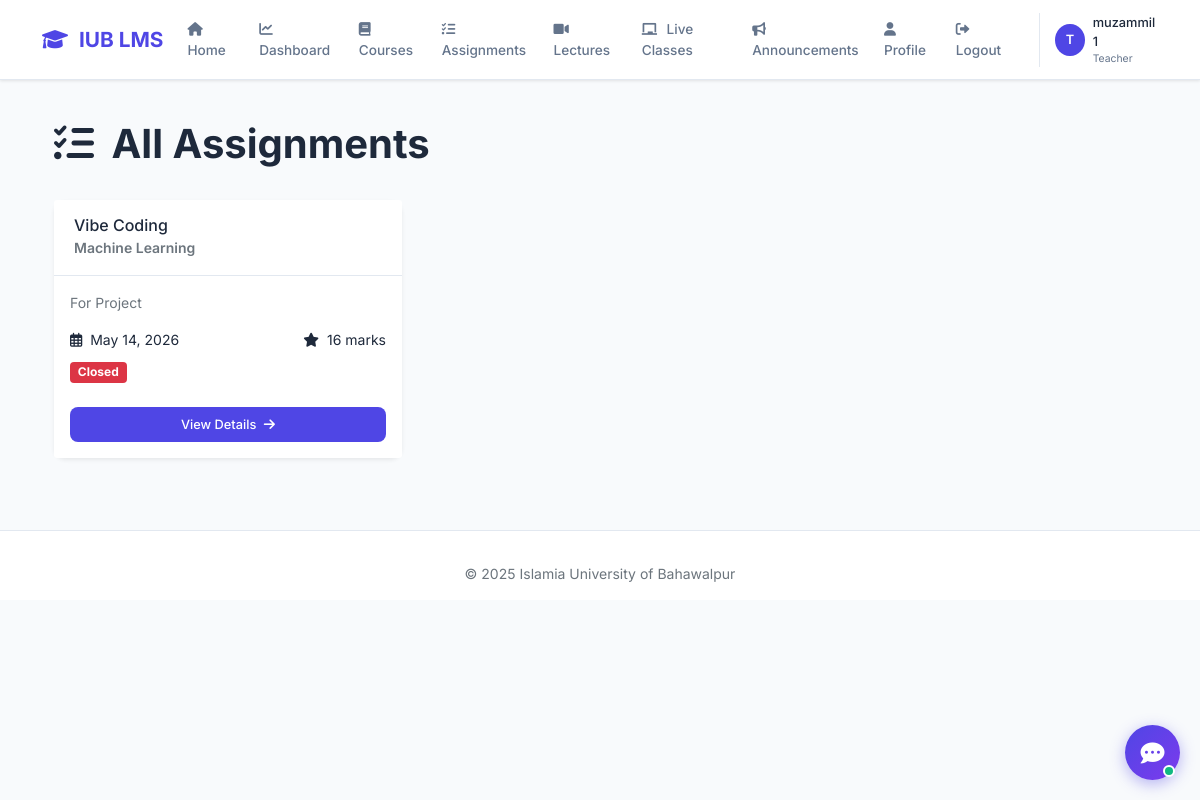
The page /assignments/ (signed in) on the database its author committed.
### accounts/models.py (models this page shows, shortened)
class CustomUser(AbstractUser):
    ROLE_CHOICES = (
        ('admin', 'Admin'),
        ('teacher', 'Teacher'),
        ('student', 'Student'),
    )
    role = models.CharField(max_length=10, choices=ROLE_CHOICES, default='student')
    phone = models.CharField(max_length=15, blank=True)
    profile_pic = models.ImageField(upload_to='profile_pics/', blank=True, null=True)
    bio = models.TextField(max_length=500, blank=True)

### assignments/models.py (models this page shows, shortened)
class Assignment(models.Model):
    course = models.ForeignKey(Course, on_delete=models.CASCADE, related_name='assignments')
    title = models.CharField(max_length=200)
    description = models.TextField()
    deadline = models.DateTimeField()
    max_marks = models.IntegerField(default=100)
    created_by = models.ForeignKey(settings.AUTH_USER_MODEL, on_delete=models.CASCADE)
    attachment = models.FileField(upload_to='assignment_attachments/', blank=True, null=True)
    created_at = models.DateTimeField(auto_now_add=True)
    updated_at = models.DateTimeField(auto_now=True)
    def is_deadline_passed(self):
        from django.utils import timezone
        return timezone.now() > self.deadline

### courses/models.py (models this page shows, shortened)
class Course(models.Model):
    course_id = models.CharField(max_length=20, unique=True)
    course_code = models.CharField(max_length=10)
    title = models.CharField(max_length=200)
    description = models.TextField()
    teacher = models.ForeignKey(settings.AUTH_USER_MODEL, on_delete=models.SET_NULL, null=True, limit_choices_to={'role': 'teacher'})
    students = models.ManyToManyField(settings.AUTH_USER_MODEL, related_name='enrolled_courses', blank=True, limit_choices_to={'role': 'student'})
    created_at = models.DateTimeField(auto_now_add=True)
    updated_at = models.DateTimeField(auto_now=True)
    is_active = models.BooleanField(default=True)

### assignments/views.py (the view)
# urls.py: path('', views.assignment_list, name='assignment_list'),
@login_required
def assignment_list(request):
    if request.user.role == 'admin':
        assignments = Assignment.objects.all()
    elif request.user.role == 'teacher':
        assignments = Assignment.objects.filter(course__teacher=request.user)
    else:
        assignments = Assignment.objects.filter(course__in=request.user.enrolled_courses.all())
    return render(request, 'assignments/assignment_list.html', {'assignments': assignments})

### templates/assignments/assignment_list.html (shortened to what this page needs)
{% extends 'base.html' %}
{% load static %}
{% block content %}
<div class="container py-4">
    <div class="d-flex justify-content-between align-items-center mb-4">
        <h1 class="fw-bold">
            <i class="fas fa-tasks me-2" style="color: var(--accent);"></i> All Assignments
        </h1>
    </div>
    <div class="row g-4">
        {% for assignment in assignments %}
        <div class="col-md-4">
            <div class="card h-100 border-0 shadow-sm">
                <div class="card-header bg-white">
                    <div class="d-flex justify-content-between align-items-start">
                        <h6 class="mb-0">{{ assignment.title|truncatechars:40 }}</h6>
                    </div>
                    <small class="text-muted">{{ assignment.course.title }}</small>
                </div>
                <div class="card-body">
                    <p class="small text-muted">{{ assignment.description|truncatewords:20 }}</p>
                    <div class="d-flex justify-content-between mb-2">
                        <small><i class="far fa-calendar-alt me-1"></i> {{ assignment.deadline|date:"M d, Y" }}</small>
                        <small><i class="fas fa-star me-1"></i> {{ assignment.max_marks }} marks</small>
                    </div>
                    {% if assignment.is_deadline_passed %}
                    <span class="badge bg-danger">Closed</span>
                    {% else %}
                    <span class="badge bg-success">Open</span>
                    {% endif %}
                </div>
                <div class="card-footer bg-white border-0 pb-3">
                    <a href="{% url 'assignment_detail' assignment.id %}" class="btn btn-primary w-100">
                        View Details <i class="fas fa-arrow-right ms-1"></i>
                    </a>
                </div>
            </div>
        </div>
        {% endfor %}
    </div>
</div>
{% endblock %}

### templates/base.html (shortened to what this page needs)
<!DOCTYPE html>
<html lang="en">
<head>
    <link href="https://cdn.jsdelivr.net/npm/bootstrap@5.1.3/dist/css/bootstrap.min.css" rel="stylesheet">
    <link rel="stylesheet" href="https://cdnjs.cloudflare.com/ajax/libs/font-awesome/6.0.0/css/all.min.css">
</head>
<body>
    {% if user.is_authenticated %}
    <nav class="navbar navbar-expand-lg">
        <div class="container">
            <a class="navbar-brand" href="{% url 'dashboard' %}">
                <i class="fas fa-graduation-cap"></i> IUB LMS
            </a>
            <div class="collapse navbar-collapse" id="navbarNav">
                <ul class="navbar-nav ms-auto">
                    <li class="nav-item"><a class="nav-link" href="{% url 'home' %}"><i class="fas fa-home"></i> Home</a></li>
                    <li class="nav-item"><a class="nav-link" href="{% url 'dashboard' %}"><i class="fas fa-chart-line"></i> Dashboard</a></li>
                    <li class="nav-item"><a class="nav-link" href="{% url 'course_list' %}"><i class="fas fa-book"></i> Courses</a></li>
                    <li class="nav-item"><a class="nav-link" href="{% url 'assignment_list' %}"><i class="fas fa-tasks"></i> Assignments</a></li>
                    <li class="nav-item"><a class="nav-link" href="{% url 'lecture_list_all' %}"><i class="fas fa-video"></i> Lectures</a></li>
                    <li class="nav-item"><a class="nav-link" href="{% url 'live_class_list_all' %}"><i class="fas fa-chalkboard"></i> Live Classes</a></li>
                    <li class="nav-item"><a class="nav-link" href="{% url 'announcements' %}"><i class="fas fa-bullhorn"></i> Announcements</a></li>
                    <li class="nav-item"><a class="nav-link" href="{% url 'profile' %}"><i class="fas fa-user"></i> Profile</a></li>
                    <li class="nav-item"><a class="nav-link" href="{% url 'logout' %}"><i class="fas fa-sign-out-alt"></i> Logout</a></li>
                </ul>
                <div class="user-menu">
                    <div class="user-avatar">{{ user.username|first|upper }}</div>
                    <div>
                        <div class="user-name">{{ user.get_full_name|default:user.username }}</div>
                        <div class="user-role">{{ user.get_role_display }}</div>
                    </div>
                </div>
            </div>
        </div>
    </nav>
    {% endif %}
    <main class="container fade-in mt-3">
        {% block content %}
        {% endblock %}
    </main>
    <footer class="footer">
        <div class="container text-center">
            <p class="small text-muted mb-0">&copy; 2025 Islamia University of Bahawalpur</p>
        </div>
    </footer>
</body>
</html>

### templates/base.html (style rules this page uses)
:root { --primary: #4f46e5; --bg-light: #f8fafc; --text-dark: #1e293b; --text-muted: #64748b; --border: #e2e8f0; --shadow: 0 1px 3px rgba(0,0,0,0.1); }
* { margin: 0; padding: 0; box-sizing: border-box; }
body { font-family: 'Inter', sans-serif; background: var(--bg-light); color: var(--text-dark); }
.navbar { background: white; padding: 0.7rem 0; box-shadow: var(--shadow); border-bottom: 1px solid var(--border); }
.navbar-brand { font-size: 1.3rem; font-weight: 700; color: var(--primary) !important; }
.navbar-brand i { margin-right: 6px; }
.nav-link { color: var(--text-muted); font-weight: 500; font-size: 0.85rem; padding: 0.5rem 1rem; }
.nav-link i { margin-right: 6px; }
.user-menu { display: flex; align-items: center; gap: 8px; margin-left: 15px; padding-left: 15px; border-left: 1px solid var(--border); }
.user-avatar { width: 32px; height: 32px; background: var(--primary); border-radius: 50%; display: flex; align-items: center; justify-content: center; color: white; font-weight: 600; font-size: 0.8rem; }
.user-name { font-size: 0.8rem; font-weight: 500; color: var(--text-dark); }
.user-role { font-size: 0.65rem; color: var(--text-muted); }
.card { border: none; border-radius: 12px; box-shadow: var(--shadow); background: white; }
.card-header { background: white; border-bottom: 1px solid var(--border); padding: 1rem 1.25rem; font-weight: 600; }
.btn-primary { background: var(--primary); border: none; border-radius: 8px; padding: 0.5rem 1rem; font-size: 0.8rem; font-weight: 500; }
.footer { background: white; border-top: 1px solid var(--border); padding: 2rem 0 1rem; margin-top: 3rem; }
.fade-in { animation: fadeIn 0.3s ease-out; }

### rows shown on the page
CustomUser: username|first "T", get_full_name "muzammil 1", role "Teacher"
Assignment: title "Vibe Coding", course "Machine Learning", description "For Project", deadline "May 14, 2026", max_marks "16", shows "Closed"
